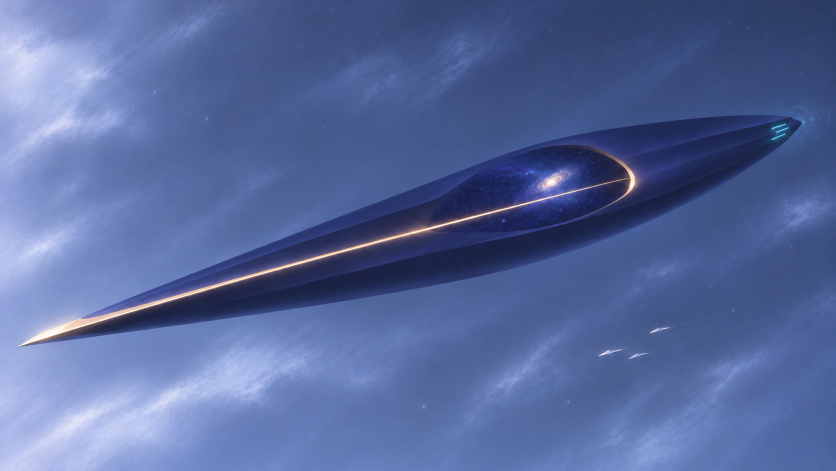
#> input picture art/concepts/aemusa_flagship_redesign_20261107/motion_source/keel_plate.png, 1672 x 941 px, given in place of k, which was not available (shown at 1/2 size)
$ python -i encode.py   (imports and definitions only)
#> lines starting #> are read from the running program, lines starting #| are printed output that depends on the picture
"""将渲染帧编码为无限循环的 GIF，用同一色表避免背景在帧间闪烁。"""
from pathlib import Path
import sys

try:
    from PIL import Image, ImageChops
except ImportError:
    sys.path.insert(0, str(Path("temp/cc_surface_v02_deps").resolve()))
    from PIL import Image, ImageChops


def shared_palette(paths):
    # 为银壳的亮暗面和中央暖金线都留出颜色。
#> called with paths = 'keel_plate.png'
    atlas = Image.new("RGB", (256 * 4, 224 * 4))
#> atlas: PIL image 1024x896 RGB; every value is 0
    for i in range(16):
        with Image.open(paths[i * len(paths) // 16]) as frame:
#> frame is the input picture: PIL image 1672x941 RGB; mean R, G, B 86.5, 104.7, 156.3
            color = frame.convert("RGB")
            x, y = (i % 4) * 256, (i // 4) * 224
            atlas.paste(color.resize((256, 144), Image.Resampling.BOX), (x, y))
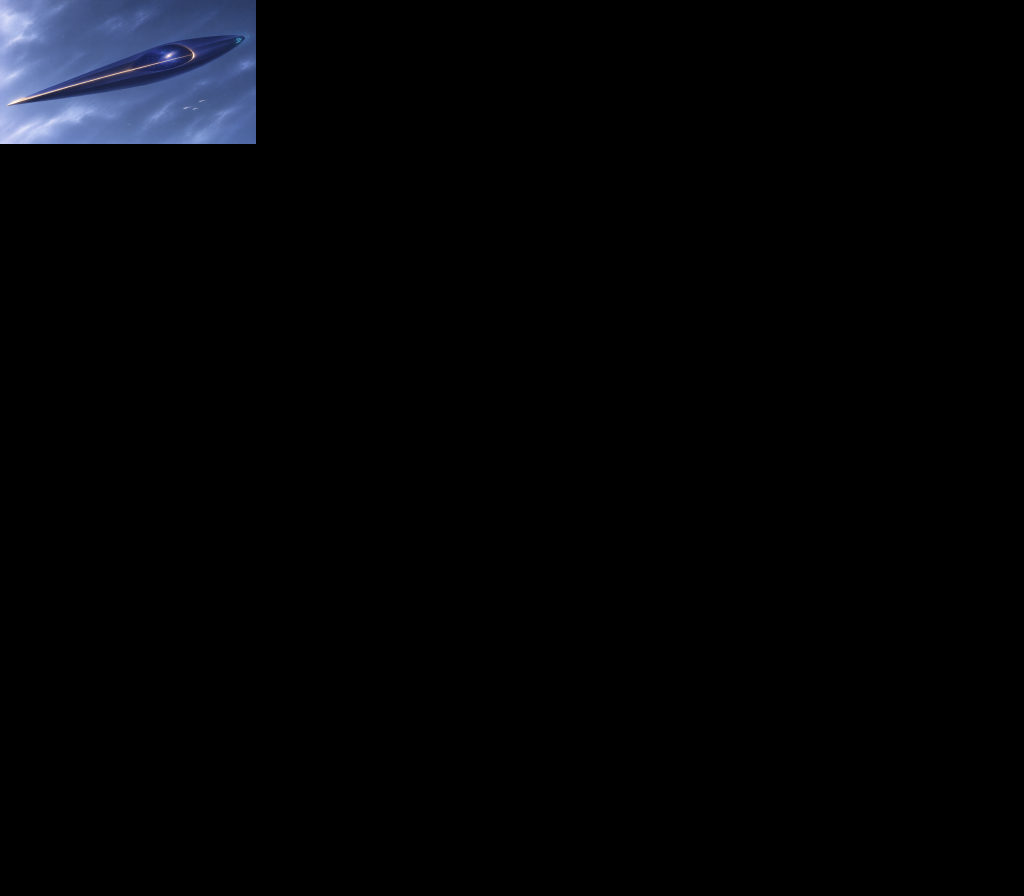
#> atlas: PIL image 1024x896 RGB; mean R, G, B 3.5, 4.2, 6.3
            crop = color.crop((205, 125, 842, 325))
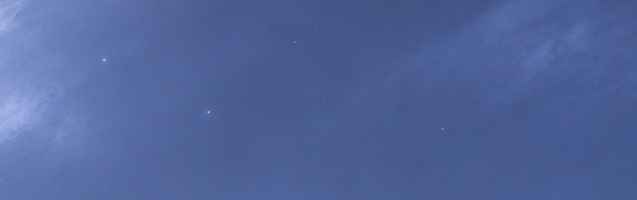
#> crop: PIL image 637x200 RGB; mean R, G, B 80.4, 100.6, 154.1
            atlas.paste(crop.resize((256, 80), Image.Resampling.BOX), (x, y + 144))
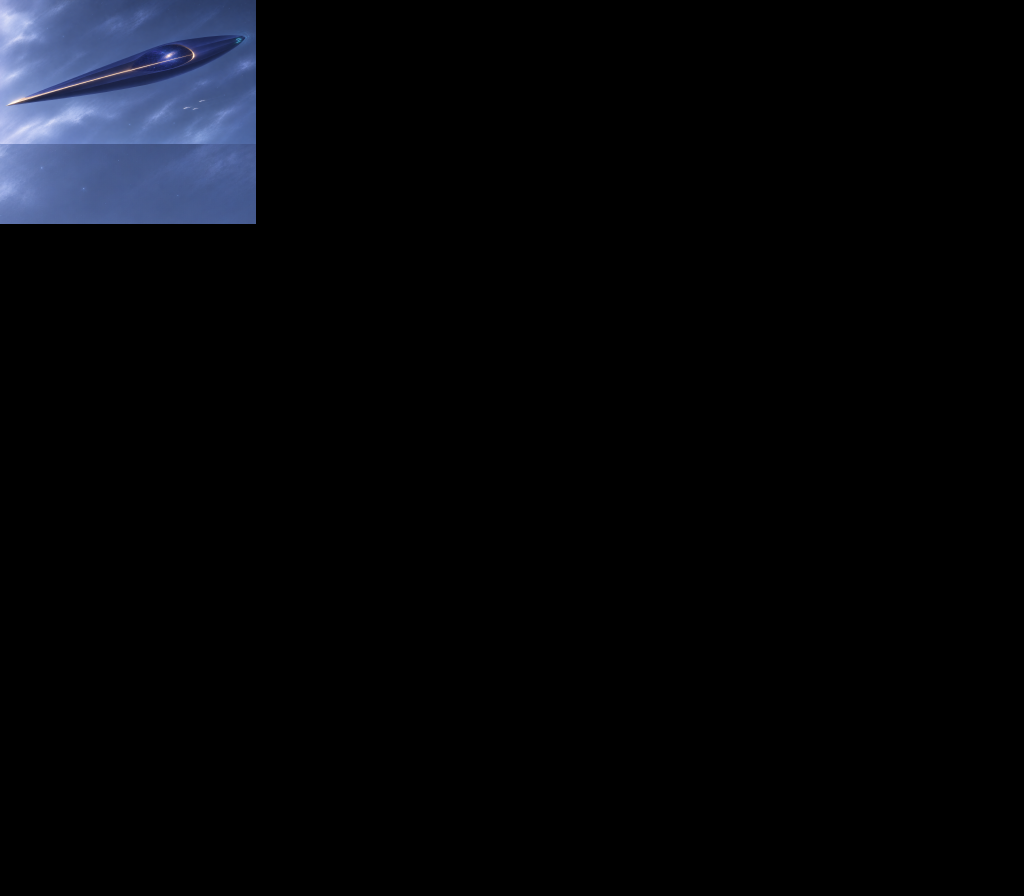
#> atlas: PIL image 1024x896 RGB; mean R, G, B 5.3, 6.5, 9.7
    general = atlas.quantize(colors=237, method=Image.Quantize.MEDIANCUT)
    with Image.open(paths[0]) as first:
        candidates = [rgb for rgb in first.convert("RGB").get_flattened_data()
                      if rgb[0] > rgb[1] + 6 and rgb[1] > rgb[2] + 2]
    gold = Image.new("RGB", (len(candidates), 1))
    gold.putdata(candidates)
    highlights = gold.quantize(colors=18, method=Image.Quantize.MEDIANCUT)
    colors = general.getpalette()[:237 * 3] + highlights.getpalette()[:18 * 3]
    palette = Image.new("P", (1, 1))
    palette.putpalette(colors + [0, 0, 0])
    return palette


def fixed_dither(size):
    # 在所有帧的相同位置抖动，渐变中的细纹保持静止。
    matrix = [[0]]
    for _ in range(3):
        matrix = [[4 * matrix[y % len(matrix)][x % len(matrix)]
                   + ((0, 2), (3, 1))[y // len(matrix)][x // len(matrix)]
                   for x in range(len(matrix) * 2)] for y in range(len(matrix) * 2)]
    rows = [bytes(round(128 + (v / 63.0 - .5) * 5.4) for v in line) for line in matrix]
    width, height = size
    data = b"".join((rows[y % 8] * ((width + 7) // 8))[:width] for y in range(height))
    return Image.frombytes("L", size, data).convert("RGB")


def encode(directory, target, expected_frames=160):
    paths = sorted(directory.glob("*.png"))
    if len(paths) != expected_frames:
        raise ValueError(f"需要{expected_frames}帧，实际为{len(paths)}")
    palette = shared_palette(paths)
    with Image.open(paths[0]) as first:
        noise = fixed_dither(first.size)

    def render_indices():
        for source in paths:
            with Image.open(source) as frame:
                adjusted = ImageChops.add(frame.convert("RGB"), noise, offset=-128)
                yield adjusted.quantize(palette=palette, dither=Image.Dither.NONE)

    frames = render_indices()
    first = next(frames)
    # GIF 以厘秒计时。24 fps 的三维源也可精确落在同一个八秒周期。
    ends = [round(800*i/len(paths)) for i in range(len(paths)+1)]
    durations = [(b-a)*10 for a,b in zip(ends,ends[1:])]
    first.save(target, format="GIF", save_all=True, append_images=frames,
               palette=bytes(palette.getpalette()), transparency=255,
               optimize=True, disposal=1, loop=0, duration=durations)
    print(f"{target.name}: {target.stat().st_size:,} bytes")


# [2 lines not run here, left out]

#> (the run stopped early here; a loop or call above may not have finished)
